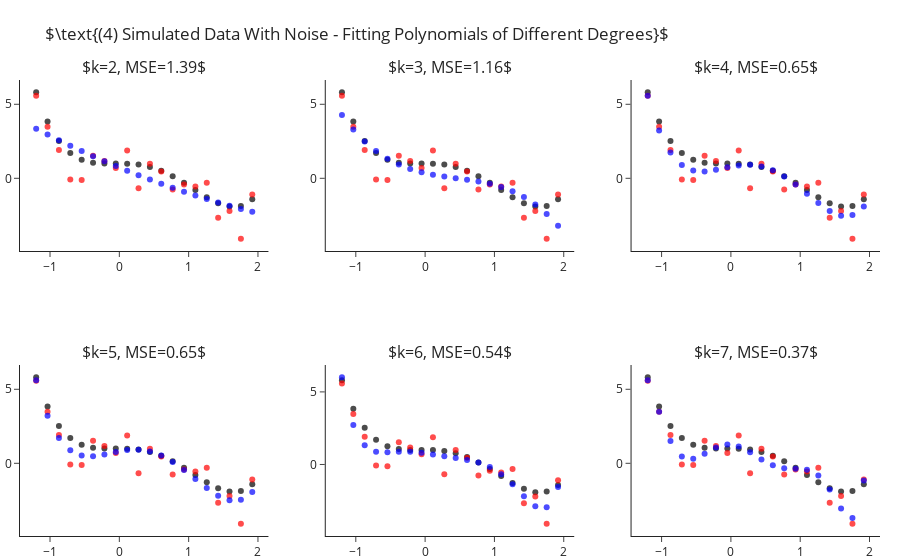

The cell this chart's notebook holds for it:
### Markdown cell above
## Fitting Polynomial Of Different Degrees - With Sample Noise

Still fitting for different values of $k$, let us add some standard Gaussian noise (i.e. $\mathcal{N}\left(0,1\right)$).
This time we observe two things:
- Even for the correct $k=4$ model we are not able to achieve zero MSE.
- As we increase $4<k\rightarrow 7$ we manage to decrease the error more and more.

### Code cell
y = y_ + np.random.normal(size=len(y_))

ks = range(2, 8)
fig = make_subplots(2, 3, subplot_titles=list(ks))
for i, k in enumerate(ks):
    r,c = i//3+1, i%3+1 
    
    y_hat = make_pipeline(PolynomialFeatures(k), LinearRegression(fit_intercept=False)).fit(X, y).predict(X)
    fig.add_traces([go.Scatter(x=x, y=y_, mode="markers", name="Real Points",  marker=dict(color="black", opacity=.7), showlegend=False),
                    go.Scatter(x=x, y=y, mode="markers", name="Observed Points",  marker=dict(color="red", opacity=.7), showlegend=False), 
                    go.Scatter(x=x, y=y_hat, mode="markers", name="Predicted Points",  marker=dict(color="blue", opacity=.7), showlegend=False)], rows=r, cols=c)
    fig["layout"]["annotations"][i]["text"] = rf"$k={{0}}, MSE={{1}}$".format(k, round(np.mean((y-y_hat)**2), 2))

fig.update_layout(title=r"$\text{(4) Simulated Data With Noise - Fitting Polynomials of Different Degrees}$", margin=dict(t=80)).show()

### Figure 1 — Plotly figure (JSON) as saved in the notebook; plotly's stock layout.template omitted (floating-point values rounded to 4 significant figures)
{"data": [{"marker": {"color": "black", "opacity": 0.7}, "mode": "markers", "name": "Real Points", "showlegend": false, "type": "scatter", "x": [-1.2, -1.036, -0.8718, -0.7077, -0.5436, -0.3795, -0.2154, -0.05128, 0.1128, 0.2769, 0.441, 0.6051, 0.7692, 0.9333, 1.097, 1.262, 1.426, 1.59, 1.754, 1.918], "xaxis": "x", "y": [5.81, 3.838, 2.523, 1.709, 1.261, 1.058, 0.9989, 0.999, 0.9909, 0.9251, 0.769, 0.5078, 0.1439, -0.3028, -0.7951, -1.278, -1.68, -1.912, -1.866, -1.418], "yaxis": "y"}, {"marker": {"color": "red", "opacity": 0.7}, "mode": "markers", "name": "Observed Points", "showlegend": false, "type": "scatter", "x": [-1.2, -1.036, -0.8718, -0.7077, -0.5436, -0.3795, -0.2154, -0.05128, 0.1128, 0.2769, 0.441, 0.6051, 0.7692, 0.9333, 1.097, 1.262, 1.426, 1.59, 1.754, 1.918], "xaxis": "x", "y": [5.583, 3.48, 1.904, -0.07279, -0.1197, 1.529, 1.177, 0.703, 1.872, -0.6759, 0.9893, 0.455, -0.7597, -0.4233, -0.5509, -0.305, -2.671, -2.206, -4.079, -1.091], "yaxis": "y"}, {"marker": {"color": "blue", "opacity": 0.7}, "mode": "markers", "name": "Predicted Points", "showlegend": false, "type": "scatter", "x": [-1.2, -1.036, -0.8718, -0.7077, -0.5436, -0.3795, -0.2154, -0.05128, 0.1128, 0.2769, 0.441, 0.6051, 0.7692, 0.9333, 1.097, 1.262, 1.426, 1.59, 1.754, 1.918], "xaxis": "x", "y": [3.343, 2.952, 2.572, 2.203, 1.845, 1.497, 1.159, 0.8321, 0.5158, 0.21, -0.08517, -0.3698, -0.6438, -0.9073, -1.16, -1.403, -1.634, -1.856, -2.066, -2.266], "yaxis": "y"}, {"marker": {"color": "black", "opacity": 0.7}, "mode": "markers", "name": "Real Points", "showlegend": false, "type": "scatter", "x": [-1.2, -1.036, -0.8718, -0.7077, -0.5436, -0.3795, -0.2154, -0.05128, 0.1128, 0.2769, 0.441, 0.6051, 0.7692, 0.9333, 1.097, 1.262, 1.426, 1.59, 1.754, 1.918], "xaxis": "x2", "y": [5.81, 3.838, 2.523, 1.709, 1.261, 1.058, 0.9989, 0.999, 0.9909, 0.9251, 0.769, 0.5078, 0.1439, -0.3028, -0.7951, -1.278, -1.68, -1.912, -1.866, -1.418], "yaxis": "y2"}, {"marker": {"color": "red", "opacity": 0.7}, "mode": "markers", "name": "Observed Points", "showlegend": false, "type": "scatter", "x": [-1.2, -1.036, -0.8718, -0.7077, -0.5436, -0.3795, -0.2154, -0.05128, 0.1128, 0.2769, 0.441, 0.6051, 0.7692, 0.9333, 1.097, 1.262, 1.426, 1.59, 1.754, 1.918], "xaxis": "x2", "y": [5.583, 3.48, 1.904, -0.07279, -0.1197, 1.529, 1.177, 0.703, 1.872, -0.6759, 0.9893, 0.455, -0.7597, -0.4233, -0.5509, -0.305, -2.671, -2.206, -4.079, -1.091], "yaxis": "y2"}, {"marker": {"color": "blue", "opacity": 0.7}, "mode": "markers", "name": "Predicted Points", "showlegend": false, "type": "scatter", "x": [-1.2, -1.036, -0.8718, -0.7077, -0.5436, -0.3795, -0.2154, -0.05128, 0.1128, 0.2769, 0.441, 0.6051, 0.7692, 0.9333, 1.097, 1.262, 1.426, 1.59, 1.754, 1.918], "xaxis": "x2", "y": [4.277, 3.297, 2.49, 1.839, 1.325, 0.9263, 0.6255, 0.4028, 0.2389, 0.1145, 0.01035, -0.09289, -0.2145, -0.3738, -0.59, -0.8825, -1.271, -1.773, -2.411, -3.201], "yaxis": "y2"}, {"marker": {"color": "black", "opacity": 0.7}, "mode": "markers", "name": "Real Points", "showlegend": false, "type": "scatter", "x": [-1.2, -1.036, -0.8718, -0.7077, -0.5436, -0.3795, -0.2154, -0.05128, 0.1128, 0.2769, 0.441, 0.6051, 0.7692, 0.9333, 1.097, 1.262, 1.426, 1.59, 1.754, 1.918], "xaxis": "x3", "y": [5.81, 3.838, 2.523, 1.709, 1.261, 1.058, 0.9989, 0.999, 0.9909, 0.9251, 0.769, 0.5078, 0.1439, -0.3028, -0.7951, -1.278, -1.68, -1.912, -1.866, -1.418], "yaxis": "y3"}, {"marker": {"color": "red", "opacity": 0.7}, "mode": "markers", "name": "Observed Points", "showlegend": false, "type": "scatter", "x": [-1.2, -1.036, -0.8718, -0.7077, -0.5436, -0.3795, -0.2154, -0.05128, 0.1128, 0.2769, 0.441, 0.6051, 0.7692, 0.9333, 1.097, 1.262, 1.426, 1.59, 1.754, 1.918], "xaxis": "x3", "y": [5.583, 3.48, 1.904, -0.07279, -0.1197, 1.529, 1.177, 0.703, 1.872, -0.6759, 0.9893, 0.455, -0.7597, -0.4233, -0.5509, -0.305, -2.671, -2.206, -4.079, -1.091], "yaxis": "y3"}, {"marker": {"color": "blue", "opacity": 0.7}, "mode": "markers", "name": "Predicted Points", "showlegend": false, "type": "scatter", "x": [-1.2, -1.036, -0.8718, -0.7077, -0.5436, -0.3795, -0.2154, -0.05128, 0.1128, 0.2769, 0.441, 0.6051, 0.7692, 0.9333, 1.097, 1.262, 1.426, 1.59, 1.754, 1.918], "xaxis": "x3", "y": [5.571, 3.229, 1.741, 0.9035, 0.5321, 0.4677, 0.5741, 0.7386, 0.8718, 0.9076, 0.8035, 0.54, 0.1213, -0.4252, -1.049, -1.675, -2.207, -2.523, -2.479, -1.907], "yaxis": "y3"}, {"marker": {"color": "black", "opacity": 0.7}, "mode": "markers", "name": "Real Points", "showlegend": false, "type": "scatter", "x": [-1.2, -1.036, -0.8718, -0.7077, -0.5436, -0.3795, -0.2154, -0.05128, 0.1128, 0.2769, 0.441, 0.6051, 0.7692, 0.9333, 1.097, 1.262, 1.426, 1.59, 1.754, 1.918], "xaxis": "x4", "y": [5.81, 3.838, 2.523, 1.709, 1.261, 1.058, 0.9989, 0.999, 0.9909, 0.9251, 0.769, 0.5078, 0.1439, -0.3028, -0.7951, -1.278, -1.68, -1.912, -1.866, -1.418], "yaxis": "y4"}, {"marker": {"color": "red", "opacity": 0.7}, "mode": "markers", "name": "Observed Points", "showlegend": false, "type": "scatter", "x": [-1.2, -1.036, -0.8718, -0.7077, -0.5436, -0.3795, -0.2154, -0.05128, 0.1128, 0.2769, 0.441, 0.6051, 0.7692, 0.9333, 1.097, 1.262, 1.426, 1.59, 1.754, 1.918], "xaxis": "x4", "y": [5.583, 3.48, 1.904, -0.07279, -0.1197, 1.529, 1.177, 0.703, 1.872, -0.6759, 0.9893, 0.455, -0.7597, -0.4233, -0.5509, -0.305, -2.671, -2.206, -4.079, -1.091], "yaxis": "y4"}, {"marker": {"color": "blue", "opacity": 0.7}, "mode": "markers", "name": "Predicted Points", "showlegend": false, "type": "scatter", "x": [-1.2, -1.036, -0.8718, -0.7077, -0.5436, -0.3795, -0.2154, -0.05128, 0.1128, 0.2769, 0.441, 0.6051, 0.7692, 0.9333, 1.097, 1.262, 1.426, 1.59, 1.754, 1.918], "xaxis": "x4", "y": [5.607, 3.208, 1.708, 0.8809, 0.5286, 0.4819, 0.599, 0.7651, 0.8916, 0.9149, 0.7962, 0.5202, 0.09476, -0.4501, -1.063, -1.672, -2.184, -2.489, -2.458, -1.943], "yaxis": "y4"}, {"marker": {"color": "black", "opacity": 0.7}, "mode": "markers", "name": "Real Points", "showlegend": false, "type": "scatter", "x": [-1.2, -1.036, -0.8718, -0.7077, -0.5436, -0.3795, -0.2154, -0.05128, 0.1128, 0.2769, 0.441, 0.6051, 0.7692, 0.9333, 1.097, 1.262, 1.426, 1.59, 1.754, 1.918], "xaxis": "x5", "y": [5.81, 3.838, 2.523, 1.709, 1.261, 1.058, 0.9989, 0.999, 0.9909, 0.9251, 0.769, 0.5078, 0.1439, -0.3028, -0.7951, -1.278, -1.68, -1.912, -1.866, -1.418], "yaxis": "y5"}, {"marker": {"color": "red", "opacity": 0.7}, "mode": "markers", "name": "Observed Points", "showlegend": false, "type": "scatter", "x": [-1.2, -1.036, -0.8718, -0.7077, -0.5436, -0.3795, -0.2154, -0.05128, 0.1128, 0.2769, 0.441, 0.6051, 0.7692, 0.9333, 1.097, 1.262, 1.426, 1.59, 1.754, 1.918], "xaxis": "x5", "y": [5.583, 3.48, 1.904, -0.07279, -0.1197, 1.529, 1.177, 0.703, 1.872, -0.6759, 0.9893, 0.455, -0.7597, -0.4233, -0.5509, -0.305, -2.671, -2.206, -4.079, -1.091], "yaxis": "y5"}, {"marker": {"color": "blue", "opacity": 0.7}, "mode": "markers", "name": "Predicted Points", "showlegend": false, "type": "scatter", "x": [-1.2, -1.036, -0.8718, -0.7077, -0.5436, -0.3795, -0.2154, -0.05128, 0.1128, 0.2769, 0.441, 0.6051, 0.7692, 0.9333, 1.097, 1.262, 1.426, 1.59, 1.754, 1.918], "xaxis": "x5", "y": [6.005, 2.725, 1.324, 0.8822, 0.8364, 0.8789, 0.8772, 0.8052, 0.6885, 0.5621, 0.4434, 0.317, 0.1349, -0.1719, -0.6658, -1.364, -2.183, -2.874, -2.94, -1.544], "yaxis": "y5"}, {"marker": {"color": "black", "opacity": 0.7}, "mode": "markers", "name": "Real Points", "showlegend": false, "type": "scatter", "x": [-1.2, -1.036, -0.8718, -0.7077, -0.5436, -0.3795, -0.2154, -0.05128, 0.1128, 0.2769, 0.441, 0.6051, 0.7692, 0.9333, 1.097, 1.262, 1.426, 1.59, 1.754, 1.918], "xaxis": "x6", "y": [5.81, 3.838, 2.523, 1.709, 1.261, 1.058, 0.9989, 0.999, 0.9909, 0.9251, 0.769, 0.5078, 0.1439, -0.3028, -0.7951, -1.278, -1.68, -1.912, -1.866, -1.418], "yaxis": "y6"}, {"marker": {"color": "red", "opacity": 0.7}, "mode": "markers", "name": "Observed Points", "showlegend": false, "type": "scatter", "x": [-1.2, -1.036, -0.8718, -0.7077, -0.5436, -0.3795, -0.2154, -0.05128, 0.1128, 0.2769, 0.441, 0.6051, 0.7692, 0.9333, 1.097, 1.262, 1.426, 1.59, 1.754, 1.918], "xaxis": "x6", "y": [5.583, 3.48, 1.904, -0.07279, -0.1197, 1.529, 1.177, 0.703, 1.872, -0.6759, 0.9893, 0.455, -0.7597, -0.4233, -0.5509, -0.305, -2.671, -2.206, -4.079, -1.091], "yaxis": "y6"}, {"marker": {"color": "blue", "opacity": 0.7}, "mode": "markers", "name": "Predicted Points", "showlegend": false, "type": "scatter", "x": [-1.2, -1.036, -0.8718, -0.7077, -0.5436, -0.3795, -0.2154, -0.05128, 0.1128, 0.2769, 0.441, 0.6051, 0.7692, 0.9333, 1.097, 1.262, 1.426, 1.59, 1.754, 1.918], "xaxis": "x6", "y": [5.619, 3.479, 1.507, 0.4619, 0.3029, 0.6472, 1.069, 1.27, 1.141, 0.7465, 0.2589, -0.1356, -0.3304, -0.3641, -0.4341, -0.8302, -1.762, -3.057, -3.694, -1.158], "yaxis": "y6"}], "layout": {"annotations": [{"font": {"size": 16}, "showarrow": false, "text": "$k=2, MSE=1.39$", "x": 0.1444, "xanchor": "center", "xref": "paper", "y": 1, "yanchor": "bottom", "yref": "paper"}, {"font": {"size": 16}, "showarrow": false, "text": "$k=3, MSE=1.16$", "x": 0.5, "xanchor": "center", "xref": "paper", "y": 1, "yanchor": "bottom", "yref": "paper"}, {"font": {"size": 16}, "showarrow": false, "text": "$k=4, MSE=0.65$", "x": 0.8556, "xanchor": "center", "xref": "paper", "y": 1, "yanchor": "bottom", "yref": "paper"}, {"font": {"size": 16}, "showarrow": false, "text": "$k=5, MSE=0.65$", "x": 0.1444, "xanchor": "center", "xref": "paper", "y": 0.375, "yanchor": "bottom", "yref": "paper"}, {"font": {"size": 16}, "showarrow": false, "text": "$k=6, MSE=0.54$", "x": 0.5, "xanchor": "center", "xref": "paper", "y": 0.375, "yanchor": "bottom", "yref": "paper"}, {"font": {"size": 16}, "showarrow": false, "text": "$k=7, MSE=0.37$", "x": 0.8556, "xanchor": "center", "xref": "paper", "y": 0.375, "yanchor": "bottom", "yref": "paper"}], "margin": {"t": 80}, "title": {"text": "$\\text{(4) Simulated Data With Noise - Fitting Polynomials of Different Degrees}$"}, "xaxis": {"anchor": "y", "domain": [0, 0.2889]}, "xaxis2": {"anchor": "y2", "domain": [0.3556, 0.6444]}, "xaxis3": {"anchor": "y3", "domain": [0.7111, 1]}, "xaxis4": {"anchor": "y4", "domain": [0, 0.2889]}, "xaxis5": {"anchor": "y5", "domain": [0.3556, 0.6444]}, "xaxis6": {"anchor": "y6", "domain": [0.7111, 1]}, "yaxis": {"anchor": "x", "domain": [0.625, 1]}, "yaxis2": {"anchor": "x2", "domain": [0.625, 1]}, "yaxis3": {"anchor": "x3", "domain": [0.625, 1]}, "yaxis4": {"anchor": "x4", "domain": [0, 0.375]}, "yaxis5": {"anchor": "x5", "domain": [0, 0.375]}, "yaxis6": {"anchor": "x6", "domain": [0, 0.375]}}}
